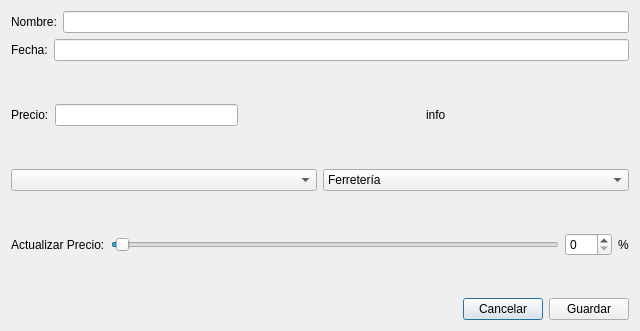
<?xml version="1.0" encoding="UTF-8"?>
<ui version="4.0">
 <class>DialogEditar</class>
 <widget class="QDialog" name="DialogEditar">
  <property name="geometry">
   <rect>
    <x>0</x>
    <y>0</y>
    <width>640</width>
    <height>331</height>
   </rect>
  </property>
  <property name="windowTitle">
   <string>Dialog</string>
  </property>
  <layout class="QVBoxLayout" name="verticalLayout">
   <item>
    <layout class="QHBoxLayout" name="horizontalLayout">
     <item>
      <widget class="QLabel" name="label">
       <property name="text">
        <string>Nombre:</string>
       </property>
      </widget>
     </item>
     <item>
      <widget class="QLineEdit" name="lineEditNombre"/>
     </item>
    </layout>
   </item>
   <item>
    <layout class="QHBoxLayout" name="horizontalLayout_2">
     <item>
      <widget class="QLabel" name="label_2">
       <property name="text">
        <string>Fecha:</string>
       </property>
      </widget>
     </item>
     <item>
      <widget class="QLineEdit" name="lineEditFecha"/>
     </item>
    </layout>
   </item>
   <item>
    <layout class="QHBoxLayout" name="horizontalLayout_3">
     <item>
      <widget class="QLabel" name="label_3">
       <property name="text">
        <string>Precio:</string>
       </property>
      </widget>
     </item>
     <item>
      <widget class="QLineEdit" name="lineEditPrecio"/>
     </item>
     <item>
      <spacer name="horizontalSpacer_2">
       <property name="orientation">
        <enum>Qt::Horizontal</enum>
       </property>
       <property name="sizeHint" stdset="0">
        <size>
         <width>40</width>
         <height>20</height>
        </size>
       </property>
      </spacer>
     </item>
     <item>
      <widget class="QLabel" name="labelInfoPrecio">
       <property name="text">
        <string>info</string>
       </property>
      </widget>
     </item>
     <item>
      <spacer name="horizontalSpacer_3">
       <property name="orientation">
        <enum>Qt::Horizontal</enum>
       </property>
       <property name="sizeHint" stdset="0">
        <size>
         <width>40</width>
         <height>20</height>
        </size>
       </property>
      </spacer>
     </item>
    </layout>
   </item>
   <item>
    <layout class="QHBoxLayout" name="horizontalLayout_6">
     <item>
      <widget class="QComboBox" name="comboBoxProveedores">
       <property name="minimumSize">
        <size>
         <width>180</width>
         <height>0</height>
        </size>
       </property>
      </widget>
     </item>
     <item>
      <widget class="QComboBox" name="comboBoxCategorias">
       <property name="minimumSize">
        <size>
         <width>200</width>
         <height>0</height>
        </size>
       </property>
       <item>
        <property name="text">
         <string>Ferretería</string>
        </property>
       </item>
       <item>
        <property name="text">
         <string>Pinturas</string>
        </property>
       </item>
       <item>
        <property name="text">
         <string>Electricidad</string>
        </property>
       </item>
       <item>
        <property name="text">
         <string>Bulonería</string>
        </property>
       </item>
       <item>
        <property name="text">
         <string>Cerrajería</string>
        </property>
       </item>
       <item>
        <property name="text">
         <string>Químicos</string>
        </property>
       </item>
       <item>
        <property name="text">
         <string>Sanitarios</string>
        </property>
       </item>
       <item>
        <property name="text">
         <string>Otros</string>
        </property>
       </item>
      </widget>
     </item>
    </layout>
   </item>
   <item>
    <layout class="QHBoxLayout" name="horizontalLayout_5">
     <item>
      <widget class="QLabel" name="label_4">
       <property name="text">
        <string>Actualizar Precio:</string>
       </property>
      </widget>
     </item>
     <item>
      <widget class="QSlider" name="horizontalSlider">
       <property name="minimum">
        <number>0</number>
       </property>
       <property name="maximum">
        <number>100</number>
       </property>
       <property name="pageStep">
        <number>5</number>
       </property>
       <property name="value">
        <number>1</number>
       </property>
       <property name="orientation">
        <enum>Qt::Horizontal</enum>
       </property>
      </widget>
     </item>
     <item>
      <widget class="QSpinBox" name="spinBoxPorcentaje">
       <property name="maximum">
        <number>100</number>
       </property>
       <property name="singleStep">
        <number>5</number>
       </property>
       <property name="value">
        <number>0</number>
       </property>
      </widget>
     </item>
     <item>
      <widget class="QLabel" name="labelPorcentaje">
       <property name="text">
        <string>%</string>
       </property>
      </widget>
     </item>
    </layout>
   </item>
   <item>
    <layout class="QHBoxLayout" name="horizontalLayout_4">
     <item>
      <spacer name="horizontalSpacer">
       <property name="orientation">
        <enum>Qt::Horizontal</enum>
       </property>
       <property name="sizeHint" stdset="0">
        <size>
         <width>40</width>
         <height>20</height>
        </size>
       </property>
      </spacer>
     </item>
     <item>
      <widget class="QPushButton" name="pushButtonCancelar">
       <property name="text">
        <string>Cancelar</string>
       </property>
      </widget>
     </item>
     <item>
      <widget class="QPushButton" name="pushButtonGuardar">
       <property name="text">
        <string>Guardar</string>
       </property>
      </widget>
     </item>
    </layout>
   </item>
  </layout>
 </widget>
 <resources/>
 <connections>
  <connection>
   <sender>spinBoxPorcentaje</sender>
   <signal>valueChanged(int)</signal>
   <receiver>horizontalSlider</receiver>
   <slot>setValue(int)</slot>
   <hints>
    <hint type="sourcelabel">
     <x>332</x>
     <y>205</y>
    </hint>
    <hint type="destinationlabel">
     <x>239</x>
     <y>201</y>
    </hint>
   </hints>
  </connection>
  <connection>
   <sender>horizontalSlider</sender>
   <signal>valueChanged(int)</signal>
   <receiver>spinBoxPorcentaje</receiver>
   <slot>setValue(int)</slot>
   <hints>
    <hint type="sourcelabel">
     <x>175</x>
     <y>209</y>
    </hint>
    <hint type="destinationlabel">
     <x>334</x>
     <y>214</y>
    </hint>
   </hints>
  </connection>
 </connections>
</ui>
